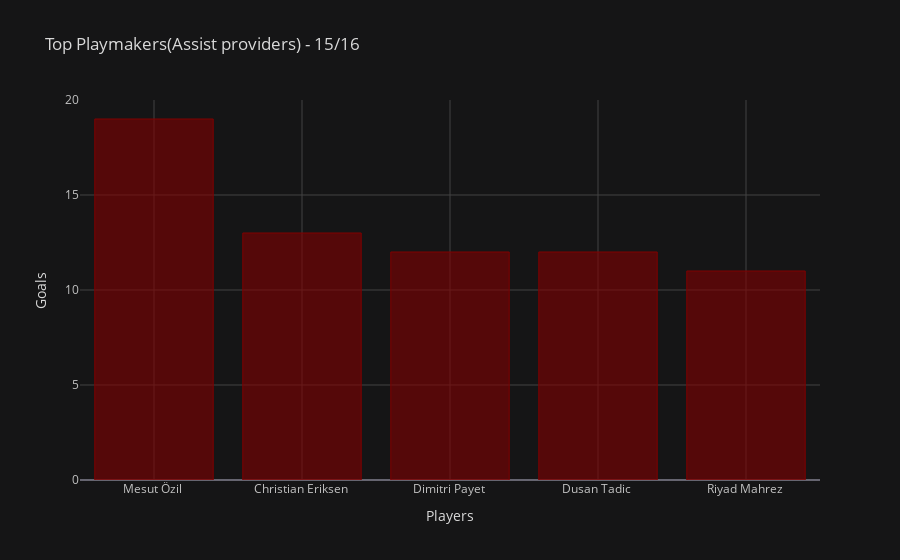

The notebook cell saved with this chart:
### Code cell
# Then I analysed the top assist providors 
playmakers = pl16.nlargest(5, ['Assists'])

playmakers.iplot(kind='bar', x='Name', y='Assists',title='Top Playmakers(Assist providers) - 15/16',xTitle='Players',yTitle='Goals',color='maroon',theme='solar')

### Figure 1 — Plotly figure (JSON) as saved in the notebook; plotly's stock layout.template omitted (floating-point values rounded to 4 significant figures)
{"data": [{"marker": {"color": "rgba(128, 0, 0, 0.6)", "line": {"color": "rgba(128, 0, 0, 1.0)", "width": 1}}, "name": "Assists", "orientation": "v", "text": "", "type": "bar", "x": ["Mesut Özil ", "Christian Eriksen ", "Dimitri Payet ", "Dusan Tadic ", "Riyad Mahrez "], "y": [19, 13, 12, 12, 11]}], "layout": {"legend": {"bgcolor": "#151516", "font": {"color": "#D9D9D9"}}, "paper_bgcolor": "#151516", "plot_bgcolor": "#151516", "title": {"font": {"color": "#D9D9D9"}, "text": "Top Playmakers(Assist providers) - 15/16"}, "xaxis": {"gridcolor": "#434343", "showgrid": true, "tickfont": {"color": "#C2C2C2"}, "title": {"font": {"color": "#D9D9D9"}, "text": "Players"}, "zerolinecolor": "#666570"}, "yaxis": {"gridcolor": "#434343", "showgrid": true, "tickfont": {"color": "#C2C2C2"}, "title": {"font": {"color": "#D9D9D9"}, "text": "Goals"}, "zerolinecolor": "#666570"}}}
